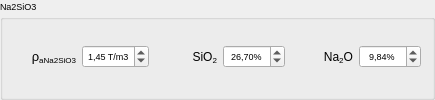
       <widget class="QGroupBox" name="Na2SiO3">
        <property name="minimumSize">
         <size>
          <width>435</width>
          <height>45</height>
         </size>
        </property>
        <property name="font">
         <font>
          <family>Tahoma</family>
          <pointsize>7</pointsize>
         </font>
        </property>
        <property name="tabletTracking">
         <bool>false</bool>
        </property>
        <property name="layoutDirection">
         <enum>Qt::LeftToRight</enum>
        </property>
        <property name="autoFillBackground">
         <bool>true</bool>
        </property>
        <property name="locale">
         <locale language="Vietnamese" country="Vietnam"/>
        </property>
        <property name="inputMethodHints">
         <set>Qt::ImhDialableCharactersOnly|Qt::ImhDigitsOnly|Qt::ImhEmailCharactersOnly|Qt::ImhFormattedNumbersOnly|Qt::ImhLatinOnly|Qt::ImhLowercaseOnly|Qt::ImhUppercaseOnly|Qt::ImhUrlCharactersOnly</set>
        </property>
        <property name="title">
         <string>Na2SiO3</string>
        </property>
        <property name="flat">
         <bool>false</bool>
        </property>
        <property name="checkable">
         <bool>false</bool>
        </property>
        <layout class="QHBoxLayout" name="horizontalLayout_3">
         <item>
          <widget class="QLabel" name="label_43">
           <property name="minimumSize">
            <size>
             <width>45</width>
             <height>19</height>
            </size>
           </property>
           <property name="font">
            <font>
             <family>Tahoma</family>
             <pointsize>7</pointsize>
            </font>
           </property>
           <property name="text">
            <string>&lt;html&gt;&lt;head/&gt;&lt;body&gt;&lt;p align=&quot;right&quot;&gt;&lt;span style=&quot; font-family:'Calibri,sans-serif'; font-size:10pt;&quot;&gt;ρ&lt;/span&gt;&lt;span style=&quot; font-size:9pt; vertical-align:sub;&quot;&gt;aNa2SiO3&lt;/span&gt;&lt;/p&gt;&lt;/body&gt;&lt;/html&gt;</string>
           </property>
          </widget>
         </item>
         <item>
          <widget class="QDoubleSpinBox" name="doubleSpinBox_35">
           <property name="minimumSize">
            <size>
             <width>45</width>
             <height>19</height>
            </size>
           </property>
           <property name="font">
            <font>
             <family>Tahoma</family>
             <pointsize>7</pointsize>
            </font>
           </property>
           <property name="alignment">
            <set>Qt::AlignCenter</set>
           </property>
           <property name="suffix">
            <string> T/m3</string>
           </property>
           <property name="maximum">
            <double>4.000000000000000</double>
           </property>
           <property name="singleStep">
            <double>0.010000000000000</double>
           </property>
           <property name="value">
            <double>1.450000000000000</double>
           </property>
          </widget>
         </item>
         <item>
          <widget class="QLabel" name="label_46">
           <property name="minimumSize">
            <size>
             <width>45</width>
             <height>19</height>
            </size>
           </property>
           <property name="font">
            <font>
             <family>Tahoma</family>
             <pointsize>7</pointsize>
            </font>
           </property>
           <property name="text">
            <string>&lt;html&gt;&lt;head/&gt;&lt;body&gt;&lt;p align=&quot;right&quot;&gt;&lt;span style=&quot; font-family:'Calibri,sans-serif'; font-size:9pt;&quot;&gt;SiO&lt;/span&gt;&lt;span style=&quot; font-size:9pt; vertical-align:sub;&quot;&gt;2&lt;/span&gt;&lt;/p&gt;&lt;/body&gt;&lt;/html&gt;</string>
           </property>
          </widget>
         </item>
         <item>
          <widget class="QDoubleSpinBox" name="doubleSpinBox_36">
           <property name="minimumSize">
            <size>
             <width>45</width>
             <height>19</height>
            </size>
           </property>
           <property name="font">
            <font>
             <family>Tahoma</family>
             <pointsize>7</pointsize>
            </font>
           </property>
           <property name="alignment">
            <set>Qt::AlignCenter</set>
           </property>
           <property name="suffix">
            <string>%</string>
           </property>
           <property name="maximum">
            <double>100.000000000000000</double>
           </property>
           <property name="singleStep">
            <double>0.010000000000000</double>
           </property>
           <property name="value">
            <double>26.699999999999999</double>
           </property>
          </widget>
         </item>
         <item>
          <widget class="QLabel" name="label_48">
           <property name="minimumSize">
            <size>
             <width>45</width>
             <height>19</height>
            </size>
           </property>
           <property name="font">
            <font>
             <family>Tahoma</family>
             <pointsize>7</pointsize>
            </font>
           </property>
           <property name="text">
            <string>&lt;html&gt;&lt;head/&gt;&lt;body&gt;&lt;p align=&quot;right&quot;&gt;&lt;span style=&quot; font-family:'Calibri,sans-serif'; font-size:9pt;&quot;&gt;Na&lt;/span&gt;&lt;span style=&quot; font-family:'Calibri,sans-serif'; font-size:9pt; vertical-align:sub;&quot;&gt;2&lt;/span&gt;&lt;span style=&quot; font-family:'Calibri,sans-serif'; font-size:9pt;&quot;&gt;O&lt;/span&gt;&lt;/p&gt;&lt;/body&gt;&lt;/html&gt;</string>
           </property>
          </widget>
         </item>
         <item>
          <widget class="QDoubleSpinBox" name="doubleSpinBox_37">
           <property name="minimumSize">
            <size>
             <width>45</width>
             <height>19</height>
            </size>
           </property>
           <property name="font">
            <font>
             <family>Tahoma</family>
             <pointsize>7</pointsize>
            </font>
           </property>
           <property name="alignment">
            <set>Qt::AlignCenter</set>
           </property>
           <property name="suffix">
            <string>%</string>
           </property>
           <property name="decimals">
            <number>2</number>
           </property>
           <property name="minimum">
            <double>0.000000000000000</double>
           </property>
           <property name="singleStep">
            <double>1.000000000000000</double>
           </property>
           <property name="value">
            <double>9.840000000000000</double>
           </property>
          </widget>
         </item>
        </layout>
       </widget>
